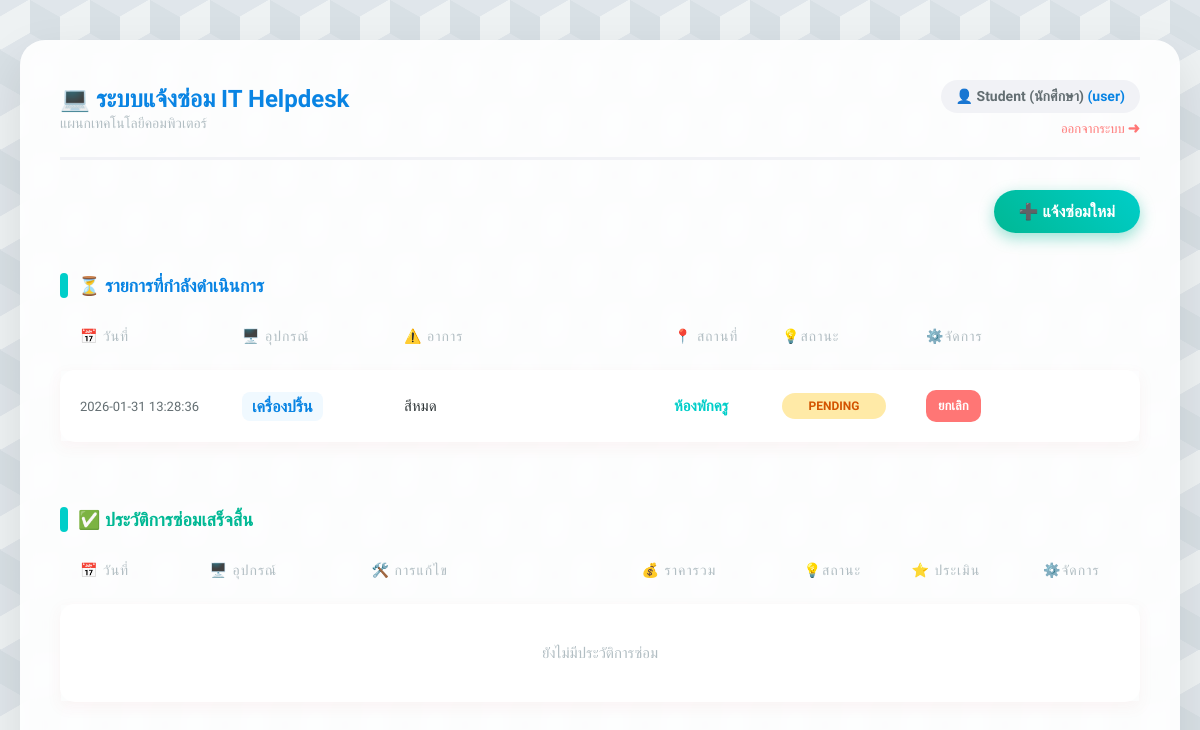
Before: /dashboard (signed in) with the older database file.
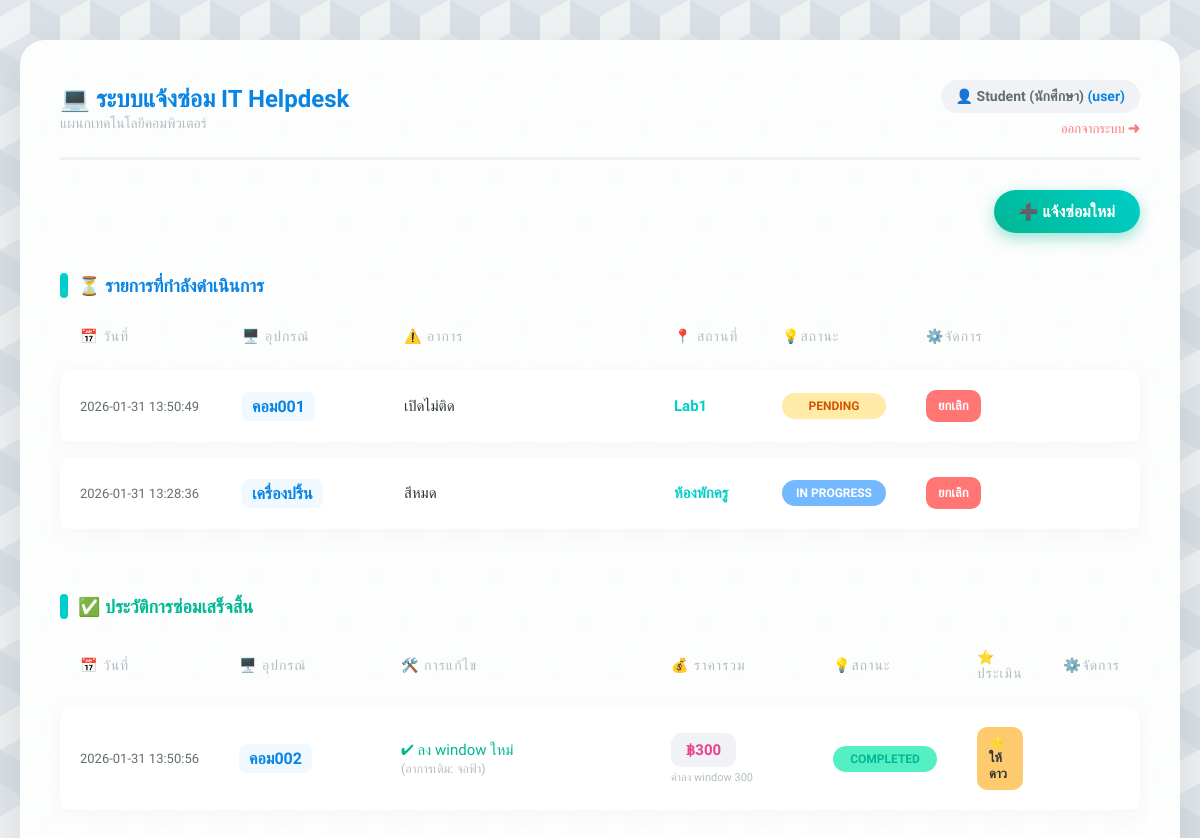
After: the same page with the newer database file.
### tables this page shows
CREATE TABLE repairs (
    repair_id INTEGER PRIMARY KEY AUTOINCREMENT,
    user_id INTEGER NOT NULL,
    device_name TEXT NOT NULL,
    problem_detail TEXT NOT NULL,
    location TEXT NOT NULL,
    status TEXT DEFAULT 'Pending',
    report_date TIMESTAMP DEFAULT CURRENT_TIMESTAMP,
    technician_note TEXT,
    spare_parts TEXT, 
    cost INTEGER DEFAULT 0,
    FOREIGN KEY (user_id) REFERENCES users (user_id)
);

### app.py (the view)
@app.route('/dashboard')
def dashboard():
    if 'user_id' not in session:
        return redirect(url_for('login'))
    conn = get_db_connection()
    if session['role'] == 'admin':
        all_repairs = conn.execute('''
            SELECT r.*, u.fullname, e.rating, e.comment
            FROM repairs r
            JOIN users u ON r.user_id = u.user_id
            LEFT JOIN evaluations e ON r.repair_id = e.repair_id
            ORDER BY r.report_date DESC
        ''').fetchall()
    else:
        all_repairs = conn.execute('''
            SELECT r.*, e.rating, e.comment
            FROM repairs r
            LEFT JOIN evaluations e ON r.repair_id = e.repair_id
            WHERE r.user_id = ?
            ORDER BY r.report_date DESC
        ''', (session['user_id'],)).fetchall()
    conn.close()
    active_repairs = []
    completed_repairs = []
    for repair in all_repairs:
        if repair['status'] == 'Completed':
            completed_repairs.append(repair)
        else:
            active_repairs.append(repair)
    return render_template('homepage.html',
                           name=session['fullname'],
                           role=session['role'],
                           active_repairs=active_repairs,
                           completed_repairs=completed_repairs)

### app.py (called while the page is built)
def get_db_connection():
    conn = sqlite3.connect('maintenance.db')
    conn.row_factory = sqlite3.Row
    return conn

### templates/homepage.html (shortened to what this page needs)
<!DOCTYPE html>
<html lang="th">
<head>
    <link rel="stylesheet" href="{{ url_for('static', filename='style.css') }}">
</head>
<body>
<div class="container">
    <header>
        <div>
            <h1>💻 ระบบแจ้งซ่อม IT Helpdesk</h1>
            <span style="color: #b2bec3; font-size: 14px;">แผนกเทคโนโลยีคอมพิวเตอร์</span>
        </div>
        <div style="text-align: right;">
            <div class="user-badge">
                👤 {{ name }} <span style="color: #0984e3;">({{ role }})</span>
            </div>
            <a href="{{ url_for('logout') }}" style="color: #ff7675; text-decoration: none; font-size: 13px; margin-top: 8px; display: inline-block;">ออกจากระบบ ➜</a>
        </div>
    </header>
    {% if role == 'user' %}
        <div style="text-align: right; margin-bottom: 20px;">
            <a href="{{ url_for('report') }}" class="btn btn-add">➕ แจ้งซ่อมใหม่</a>
        </div>
    {% endif %}
    <h2>⏳ รายการที่กำลังดำเนินการ</h2>
    <table>
        <thead>
            <tr>
                <th width="15%">📅 วันที่</th>
                <th width="15%">🖥️ อุปกรณ์</th>
                <th width="25%">⚠️ อาการ</th>
                <th width="10%">📍 สถานที่</th>
                <th width="10%">💡สถานะ</th>
                <th>⚙️จัดการ</th>
            </tr>
        </thead>
        <tbody>
            {% for repair in active_repairs %}
            <tr>
                <td class="col-date">{{ repair['report_date'] }}</td>
                <td><span class="col-device">{{ repair['device_name'] }}</span></td>
                <td class="col-problem">{{ repair['problem_detail'] }}</td>
                <td class="col-location">{{ repair['location'] }}</td>
                <td><span class="badge status-{{ repair['status'].split(' ')[0] }}">{{ repair['status'] }}</span></td>
                <td>
                    <div class="action-group">
                        {% if role == 'admin' %}
                            <a href="{{ url_for('update_repair', repair_id=repair['repair_id']) }}" class="btn btn-update">✏️แก้ไข</a>
                            <a href="{{ url_for('delete_repair', repair_id=repair['repair_id']) }}" class="btn btn-delete" onclick="return confirm('ยืนยันลบ?');">🗑️</a>
                        {% else %}
                            <a href="{{ url_for('delete_repair', repair_id=repair['repair_id']) }}" class="btn btn-delete" onclick="return confirm('ยกเลิก?');">ยกเลิก</a>
                        {% endif %}
                    </div>
                </td>
            </tr>
            {% else %}
            <tr><td colspan="7" style="text-align: center; color: #b2bec3; padding: 40px;">ไม่มีงานค้างในระบบ ✅</td></tr>
            {% endfor %}
        </tbody>
    </table>
    <h2 style="color: #00b894; margin-top: 50px;">✅ ประวัติการซ่อมเสร็จสิ้น</h2>
    <table>
        <thead>
            <tr>
                <th width="12%">📅 วันที่</th>
                <th width="15%">🖥️ อุปกรณ์</th>
                <th width="25%">🛠️ การแก้ไข</th>
                <th width="15%">💰 ราคารวม</th>
                <th width="10%">💡สถานะ</th>
                <th>⭐ ประเมิน</th>
                <th>⚙️จัดการ</th>
            </tr>
        </thead>
        <tbody>
            {% for repair in completed_repairs %}
            <tr>
                <td class="col-date">{{ repair['report_date'] }}</td>
                <td><span class="col-device">{{ repair['device_name'] }}</span></td>
                <td>
                    <div style="font-weight: 500; color: #00b894;">✔ {{ repair['technician_note'] or '-' }}</div>
                    <small style="color: #b2bec3;">(อาการเดิม: {{ repair['problem_detail'] }})</small>
                </td>
                <td>
                    {% if repair['cost'] and repair['cost'] > 0 %}
                        <div class="cost-display">฿{{ "{:,.0f}".format(repair['cost']) }}</div>
                        {% if repair['spare_parts'] %}
                            <div style="font-size: 11px; color: #b2bec3; margin-top: 4px;">{{ repair['spare_parts'] }}</div>
                        {% endif %}
                    {% else %}
                        <span style="color: #b2bec3;">ฟรี</span>
                    {% endif %}
                </td>
                <td><span class="badge status-Completed">Completed</span></td>
                <td>
                    {% if repair['rating'] %}
                        <div style="color: #fdcb6e; letter-spacing: 2px;">{{ '★' * repair['rating'] }}</div>
                    {% else %}
                        {% if role == 'user' %}
                            <a href="{{ url_for('evaluate', repair_id=repair['repair_id']) }}" class="btn btn-rate">⭐ ให้ดาว</a>
                        {% else %}
                            <span style="color: #b2bec3; font-size: 12px;">⌛รอประเมิน</span>
                        {% endif %}
                    {% endif %}
                </td>
                <td>
                </td>
            </tr>
            {% else %}
            <tr><td colspan="7" style="text-align: center; color: #b2bec3; padding: 40px;">ยังไม่มีประวัติการซ่อม</td></tr>
            {% endfor %}
        </tbody>
    </table>
</div>
</body>
</html>

### static/style.css (style rules this page uses)
:root { --primary-blue: #0984e3; --light-blue: #74b9ff; --teal: #00cec9; --bg-color: #dfe6e9; --text-color: #2d3436; --border-radius: 15px; }
body { font-family: 'Prompt', sans-serif; color: var(--text-color); margin: 0; padding: 40px 20px; min-height: 100vh; background-color: #eef2f3; background-image: linear-gradient(30deg, #e0e6eb 12%, transparent 12.5%, transparent 87%, #e0e6eb 87.5%, #e0e6eb), linear-gradient(150deg, #e0e6eb 12%, transparent 12.5%, transparent 87%, #e0e6eb 87.5%, #e0e6eb), linear-gradient(30deg, #e0e6eb 12%, transparent 12.5%, transparent 87%, #e0e6eb 87.5%, #e0e6eb), linear-gradient(150deg, #e0e6eb 12%, transparent 12.5%, transparent 87%, #e0e6eb 87.5%, #e0e6eb), linear-gradient(60deg, #d8e0e5 25%, transparent 25.5%, transparent 75%, #d8e0e5 75%, #d8e0e5), linear-gradient(60deg, #d8e0e5 25%, transparent 25.5%, transparent 75%, #d8e0e5 75%, #d8e0e5); background-size: 60px 100px; background-position: 0 0, 0 0, 30px 50px, 30px 50px, 0 0, 30px 50px; display: flex; justify-content: center; }
.container { width: 100%; max-width: 1200px; background: rgba(255, 255, 255, 0.9); padding: 40px; border-radius: 25px; box-shadow: 0 20px 50px rgba(0,0,0,0.1); backdrop-filter: blur(10px); }
header { display: flex; justify-content: space-between; align-items: center; padding-bottom: 20px; border-bottom: 3px solid #f1f2f6; margin-bottom: 30px; }
h1 { color: var(--primary-blue); margin: 0; display: flex; align-items: center; font-size: 24px; }
.user-badge { background: #f1f2f6; padding: 8px 15px; border-radius: 30px; font-size: 14px; color: #636e72; font-weight: 600; }
h2 { font-size: 18px; color: var(--primary-blue); margin-top: 40px; margin-bottom: 15px; display: flex; align-items: center; }
h2::before { content: ''; display: inline-block; width: 8px; height: 25px; background: var(--teal); margin-right: 10px; border-radius: 4px; }
table { width: 100%; border-collapse: separate; border-spacing: 0 15px; }
th { text-align: left; color: #b2bec3; font-weight: 500; padding: 0 20px 10px 20px; font-size: 14px; text-transform: uppercase; letter-spacing: 1px; }
tbody tr { background-color: white; box-shadow: 0 5px 15px rgba(189, 71, 71, 0.05); transition: transform 0.2s; }
td { padding: 20px; vertical-align: middle; border: none; font-size: 15px; }
td:first-child { border-top-left-radius: var(--border-radius); border-bottom-left-radius: var(--border-radius); }
td:last-child { border-top-right-radius: var(--border-radius); border-bottom-right-radius: var(--border-radius); }
.col-date { font-size: 13px; color: #636e72; white-space: nowrap; }
.col-device { font-weight: 700; color: var(--primary-blue); font-size: 16px; background: #f0f9ff; padding: 5px 10px; border-radius: 8px; display: inline-block; }
.col-problem { color: #2d3436; line-height: 1.4; }
.col-location { font-weight: 600; color: var(--teal); }
.badge { padding: 6px 12px; border-radius: 20px; font-size: 12px; font-weight: 700; text-transform: uppercase; display: inline-block; text-align: center; min-width: 80px; }
.status-Pending { background: #ffeaa7; color: #d35400; }
.status-In { background: #74b9ff; color: #fff; }
.status-Completed { background: #55efc4; color: #00b894; }
.action-group { display: flex; gap: 8px; }
.btn { text-decoration: none; padding: 8px 12px; border-radius: 10px; font-size: 13px; font-weight: 600; transition: 0.2s; display: inline-flex; align-items: center; border: none; cursor: pointer; }
.btn-add { background: linear-gradient(45deg, #00b894, #00cec9); color: white; padding: 12px 25px; font-size: 16px; border-radius: 50px; box-shadow: 0 5px 15px rgba(0, 184, 148, 0.4); }
.btn-delete { background: #ff7675; color: white; }
.btn-rate { background: #fdcb6e; color: #2d3436; }
.cost-display { background: #f1f2f6; padding: 8px 15px; border-radius: 10px; font-weight: bold; color: #e84393; display: inline-block; }

Changed rows visible on the page:
added repairs: report_date "2026-01-31 13:50:49", device_name "คอม001", problem_detail "เปิดไม่ติด", location "Lab1", status "PENDING", shown under "⏳ รายการที่กำลังดำเนินการ"
changed repairs "เครื่องปริ้น": status "PENDING" → "IN PROGRESS"
added repairs: report_date "2026-01-31 13:50:56", device_name "คอม002", technician_note "ลง window ใหม่", problem_detail "จอฟ้า", cost "300", spare_parts "ค่าลง window 300", shown under "✅ ประวัติการซ่อมเสร็จสิ้น"
Other visible differences:
text no longer shown: "ยังไม่มีประวัติการซ่อม"
